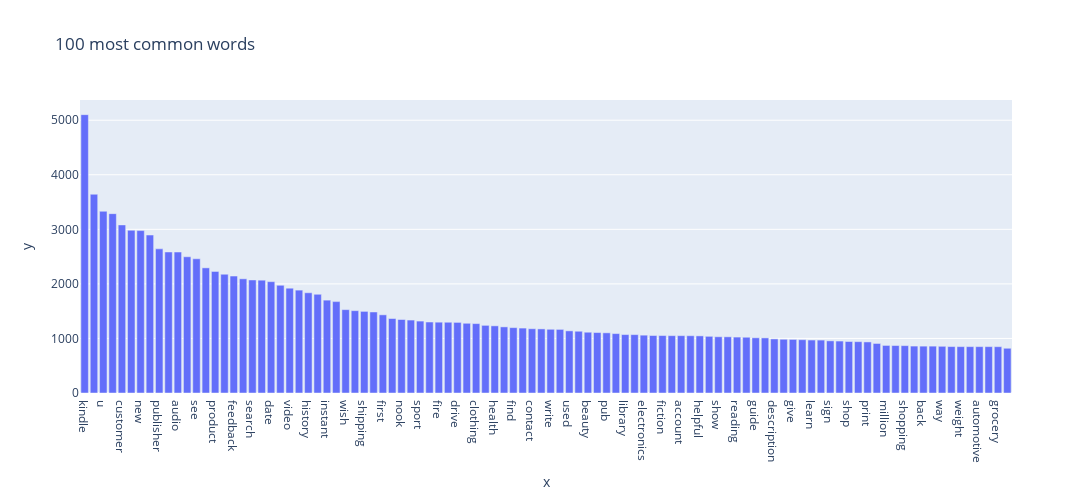

Notebook code cell kept with this figure:
### Code cell
# via plotly
import plotly.express as px

fig = px.bar(x=x, y=y, title='100 most common words', width=2000, height=500)
fig.show()

### Figure 1 — Plotly figure (JSON) as saved in the notebook; plotly's stock layout.template omitted (floating-point values rounded to 4 significant figures)
{"data": [{"alignmentgroup": "True", "hovertemplate": "x=%{x}<br>y=%{y}<extra></extra>", "legendgroup": "", "marker": {"color": "#636efa", "pattern": {"shape": ""}}, "name": "", "offsetgroup": "", "orientation": "v", "showlegend": false, "textposition": "auto", "type": "bar", "x": ["kindle", "book", "u", "free", "customer", "cloud", "new", "review", "publisher", "help", "audio", "home", "see", "list", "product", "music", "feedback", "read", "search", "star", "date", "paperback", "video", "prime", "history", "like", "instant", "author", "wish", "edition", "shipping", "x", "first", "audible", "nook", "one", "sport", "store", "fire", "baby", "drive", "player", "clothing", "would", "health", "item", "find", "buy", "contact", "sell", "write", "android", "used", "time", "beauty", "digital", "pub", "easy", "library", "cart", "electronics", "life", "fiction", "best", "account", "please", "helpful", "good", "show", "get", "reading", "available", "guide", "b", "description", "collins", "give", "make", "learn", "business", "sign", "mac", "shop", "day", "print", "add", "million", "advanced", "shopping", "price", "back", "manage", "way", "gift", "weight", "hand", "automotive", "industrial", "grocery", "also"], "xaxis": "x", "y": [5102, 3643, 3331, 3287, 3081, 2983, 2977, 2895, 2642, 2585, 2584, 2497, 2460, 2294, 2228, 2177, 2144, 2093, 2072, 2068, 2041, 1974, 1922, 1886, 1837, 1809, 1702, 1675, 1528, 1509, 1496, 1485, 1433, 1365, 1347, 1337, 1318, 1301, 1298, 1297, 1294, 1278, 1272, 1240, 1231, 1212, 1198, 1190, 1178, 1175, 1168, 1166, 1139, 1132, 1114, 1108, 1103, 1089, 1071, 1070, 1060, 1054, 1053, 1051, 1051, 1050, 1047, 1039, 1031, 1030, 1025, 1022, 1012, 1010, 991, 985, 982, 977, 971, 970, 956, 952, 944, 941, 936, 908, 872, 870, 868, 860, 859, 859, 856, 851, 850, 850, 850, 850, 849, 820], "yaxis": "y"}], "layout": {"barmode": "relative", "height": 500, "legend": {"tracegroupgap": 0}, "title": {"text": "100 most common words"}, "width": 2000, "xaxis": {"anchor": "y", "domain": [0, 1], "title": {"text": "x"}}, "yaxis": {"anchor": "x", "domain": [0, 1], "title": {"text": "y"}}}}
